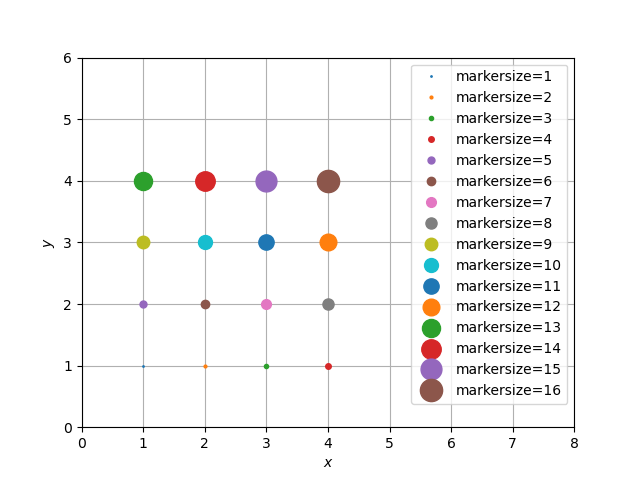

The script that saved this image:
#!/usr/pkg/bin/python3.9

#
# Time-stamp: <2022/10/02 11:05:50 (CST) daisuke>
#

# importing numpy module
import numpy

# importing matplotlib module
import matplotlib.backends.backend_agg
import matplotlib.figure

# data to be plotted
data_x = numpy.concatenate ([
    numpy.linspace (1.0, 4.0, 4), \
    numpy.linspace (1.0, 4.0, 4), \
    numpy.linspace (1.0, 4.0, 4), \
    numpy.linspace (1.0, 4.0, 4) ])
data_y = numpy.concatenate ([
    numpy.repeat (1.0, 4), \
    numpy.repeat (2.0, 4), \
    numpy.repeat (3.0, 4), \
    numpy.repeat (4.0, 4) ])

# output file name
file_output = 'ai202209_s04_16.png'

# making a fig object
fig = matplotlib.figure.Figure ()

# making a canvas object
canvas = matplotlib.backends.backend_agg.FigureCanvasAgg (fig)

# making an axes object
ax = fig.add_subplot (111)

# making a plot using object-oriented interface
for i in range (len (data_x)):
    ax.plot (data_x[i], data_y[i], ls='None', marker='o', \
             markersize=i+1, label=f'markersize={i+1}')

# setting ranges of x-axis and y-axis
ax.set_xlim (0.0, +8.0)
ax.set_ylim (0.0, +6.0)

# setting labels for x-axis and y-axis
ax.set_xlabel ('$x$')
ax.set_ylabel ('$y$')

# setting ticks
ax.set_xticks (numpy.linspace (0.0, +8.0, 9))
ax.set_yticks (numpy.linspace (0.0, +6.0, 7))

# setting aspect ratio
ax.set_aspect ('equal')

# showing grid
ax.grid ()

# adding legend to the plot
ax.legend ()

# saving a plot as a file
fig.savefig (file_output)
